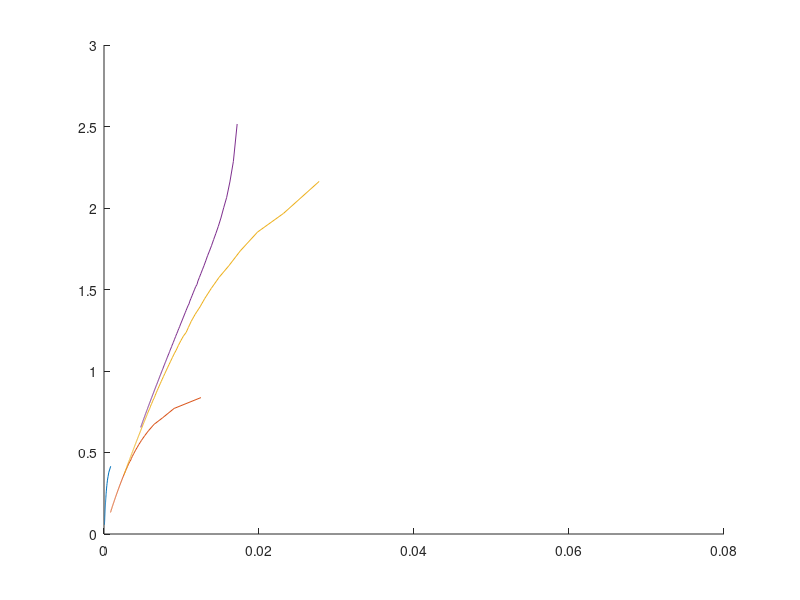

The MATLAB script that drew this image:
load('maaling2.mat')
T0 = mean(T(1:10,4));
T1 = 0; 
start_t = 80; % s
start_i = find(and(t>=start_t-1, t<=start_t+1),1);
slutt_t = 380; % s
slutt_i = find(and(t>=slutt_t-1, t<=slutt_t+1),1);

delta_T = T0 - T1;
t = t(start_i:slutt_i) - t(start_i);
eta1 = 2e-3./sqrt(4*t);
eta2 = 29e-3./sqrt(4*t);
eta3 = 89e-3./sqrt(4*t);
eta4 = 164e-3./sqrt(4*t);
T = T(start_i:slutt_i, :);
hold on
plot(eta1, T(:,4))
plot(eta2, T(:,3))
plot(eta3, T(:,2))
plot(eta4, T(:,1))

clf
hold on
argument=(T-T1)/(delta_T);
modified_T=erfinv(argument);
plot(eta1, modified_T(:,4))
plot(eta2, modified_T(:,3))
plot(eta3, modified_T(:,2))
plot(eta4, modified_T(:,1))